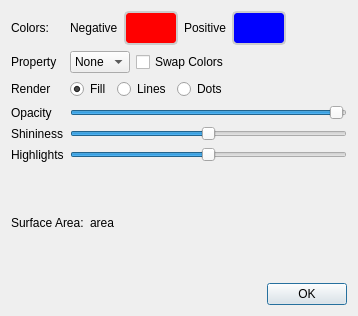
<?xml version="1.0" encoding="UTF-8"?>
<ui version="4.0">
 <class>SurfaceConfigurator</class>
 <widget class="QDialog" name="SurfaceConfigurator">
  <property name="geometry">
   <rect>
    <x>0</x>
    <y>0</y>
    <width>358</width>
    <height>316</height>
   </rect>
  </property>
  <property name="windowTitle">
   <string>Configure Surface</string>
  </property>
  <property name="styleSheet">
   <string notr="true">QToolButton {
   color: #333;
   background-color: #666;
   border-width: 2px;
   border-color: #CCC;
   border-style: solid;
   border-radius: 5;
   padding: 0px;
   min-width: 50px;
   max-width: 50px;
   min-height: 30px;
   max-height: 30px;
}

QToolButton[gradient=&quot;true&quot;] {
   border-width: 1px; 
   border-color: #333;
   border-style: solid; 
   border-radius: 1; 
   padding: 0px; 
   min-width: 200px;
   height: 30px;
}

QToolButton:pressed {
   border-color: #222;
}
</string>
  </property>
  <layout class="QVBoxLayout" name="verticalLayout">
   <item>
    <layout class="QGridLayout" name="gridLayout">
     <item row="0" column="0">
      <widget class="QLabel" name="label_9">
       <property name="text">
        <string>Colors:</string>
       </property>
      </widget>
     </item>
     <item row="0" column="1">
      <layout class="QHBoxLayout" name="horizontalLayout_4">
       <item>
        <widget class="QLabel" name="negativeLabel">
         <property name="text">
          <string>Negative</string>
         </property>
        </widget>
       </item>
       <item>
        <widget class="QToolButton" name="negativeColorButton">
         <property name="styleSheet">
          <string notr="true">QToolButton {
   background-color: rgb(255, 0, 0);
}</string>
         </property>
         <property name="text">
          <string/>
         </property>
         <property name="iconSize">
          <size>
           <width>32</width>
           <height>16</height>
          </size>
         </property>
        </widget>
       </item>
       <item>
        <widget class="QLabel" name="positiveLabel">
         <property name="text">
          <string>Positive</string>
         </property>
        </widget>
       </item>
       <item>
        <widget class="QToolButton" name="positiveColorButton">
         <property name="styleSheet">
          <string notr="true">QToolButton {
   background-color: rgb(0, 0, 255);
}</string>
         </property>
         <property name="text">
          <string/>
         </property>
         <property name="iconSize">
          <size>
           <width>32</width>
           <height>16</height>
          </size>
         </property>
        </widget>
       </item>
       <item>
        <spacer name="horizontalSpacer_10">
         <property name="orientation">
          <enum>Qt::Horizontal</enum>
         </property>
         <property name="sizeHint" stdset="0">
          <size>
           <width>40</width>
           <height>20</height>
          </size>
         </property>
        </spacer>
       </item>
      </layout>
     </item>
     <item row="1" column="1">
      <layout class="QHBoxLayout" name="horizontalLayout_3">
       <item>
        <widget class="QComboBox" name="propertyCombo">
         <item>
          <property name="text">
           <string>None</string>
          </property>
         </item>
        </widget>
       </item>
       <item>
        <widget class="QCheckBox" name="swapColorsButton">
         <property name="text">
          <string>Swap Colors</string>
         </property>
        </widget>
       </item>
       <item>
        <spacer name="horizontalSpacer_3">
         <property name="orientation">
          <enum>Qt::Horizontal</enum>
         </property>
         <property name="sizeHint" stdset="0">
          <size>
           <width>40</width>
           <height>20</height>
          </size>
         </property>
        </spacer>
       </item>
      </layout>
     </item>
     <item row="2" column="1">
      <layout class="QHBoxLayout" name="horizontalLayout">
       <item>
        <widget class="QRadioButton" name="fillButton">
         <property name="text">
          <string>Fill</string>
         </property>
         <property name="checked">
          <bool>true</bool>
         </property>
        </widget>
       </item>
       <item>
        <widget class="QRadioButton" name="linesButton">
         <property name="text">
          <string>Lines</string>
         </property>
        </widget>
       </item>
       <item>
        <widget class="QRadioButton" name="dotsButton">
         <property name="text">
          <string>Dots</string>
         </property>
        </widget>
       </item>
       <item>
        <spacer name="horizontalSpacer">
         <property name="orientation">
          <enum>Qt::Horizontal</enum>
         </property>
         <property name="sizeHint" stdset="0">
          <size>
           <width>40</width>
           <height>20</height>
          </size>
         </property>
        </spacer>
       </item>
      </layout>
     </item>
     <item row="2" column="0">
      <widget class="QLabel" name="label_2">
       <property name="text">
        <string>Render</string>
       </property>
      </widget>
     </item>
     <item row="3" column="0">
      <widget class="QLabel" name="label_8">
       <property name="text">
        <string>Opacity</string>
       </property>
      </widget>
     </item>
     <item row="3" column="1">
      <widget class="QSlider" name="transparencySlider">
       <property name="maximum">
        <number>100</number>
       </property>
       <property name="value">
        <number>99</number>
       </property>
       <property name="sliderPosition">
        <number>99</number>
       </property>
       <property name="orientation">
        <enum>Qt::Horizontal</enum>
       </property>
      </widget>
     </item>
     <item row="4" column="0">
      <widget class="QLabel" name="label">
       <property name="text">
        <string>Shininess</string>
       </property>
      </widget>
     </item>
     <item row="4" column="1">
      <widget class="QSlider" name="shininessSlider">
       <property name="maximum">
        <number>100</number>
       </property>
       <property name="value">
        <number>50</number>
       </property>
       <property name="sliderPosition">
        <number>50</number>
       </property>
       <property name="orientation">
        <enum>Qt::Horizontal</enum>
       </property>
      </widget>
     </item>
     <item row="5" column="0">
      <widget class="QLabel" name="label_5">
       <property name="text">
        <string>Highlights</string>
       </property>
      </widget>
     </item>
     <item row="5" column="1">
      <widget class="QSlider" name="specularSlider">
       <property name="maximum">
        <number>100</number>
       </property>
       <property name="value">
        <number>50</number>
       </property>
       <property name="orientation">
        <enum>Qt::Horizontal</enum>
       </property>
      </widget>
     </item>
     <item row="1" column="0">
      <widget class="QLabel" name="label_10">
       <property name="text">
        <string>Property</string>
       </property>
      </widget>
     </item>
    </layout>
   </item>
   <item>
    <layout class="QHBoxLayout" name="horizontalLayout_5">
     <item>
      <widget class="QLabel" name="label_3">
       <property name="text">
        <string>Surface Area:</string>
       </property>
      </widget>
     </item>
     <item>
      <widget class="QLabel" name="areaLabel">
       <property name="text">
        <string>area</string>
       </property>
      </widget>
     </item>
     <item>
      <spacer name="horizontalSpacer_4">
       <property name="orientation">
        <enum>Qt::Horizontal</enum>
       </property>
       <property name="sizeHint" stdset="0">
        <size>
         <width>40</width>
         <height>20</height>
        </size>
       </property>
      </spacer>
     </item>
    </layout>
   </item>
   <item>
    <layout class="QHBoxLayout" name="horizontalLayout_2">
     <item>
      <spacer name="horizontalSpacer_2">
       <property name="orientation">
        <enum>Qt::Horizontal</enum>
       </property>
       <property name="sizeHint" stdset="0">
        <size>
         <width>40</width>
         <height>20</height>
        </size>
       </property>
      </spacer>
     </item>
     <item>
      <widget class="QPushButton" name="okButton">
       <property name="text">
        <string>OK</string>
       </property>
      </widget>
     </item>
    </layout>
   </item>
  </layout>
 </widget>
 <resources/>
 <connections>
  <connection>
   <sender>okButton</sender>
   <signal>clicked()</signal>
   <receiver>SurfaceConfigurator</receiver>
   <slot>close()</slot>
   <hints>
    <hint type="sourcelabel">
     <x>440</x>
     <y>281</y>
    </hint>
    <hint type="destinationlabel">
     <x>246</x>
     <y>163</y>
    </hint>
   </hints>
  </connection>
 </connections>
</ui>
